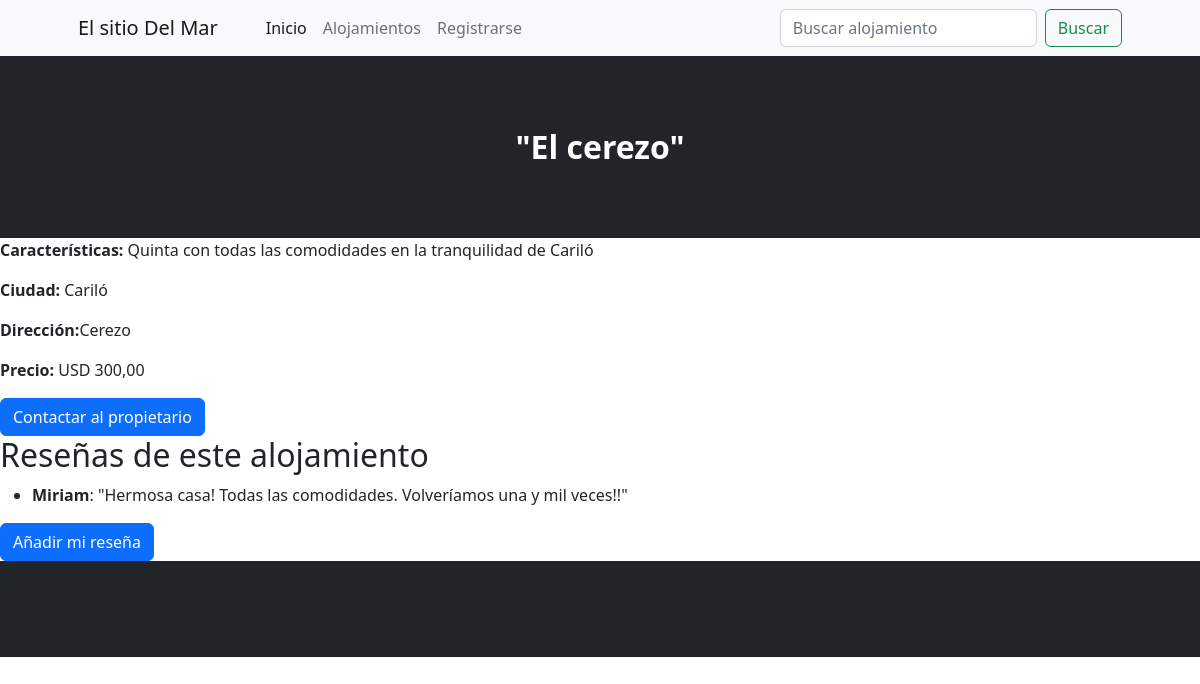
Screenshot of /alojamiento/5/ with the database file from the repository.
### aplicacion/models.py (models this page shows, shortened)
class Alojamiento(models.Model):
    titulo = models.CharField(max_length=200)
    descripcion = models.TextField()
    ciudad = models.CharField(max_length=200, default="No determinado")
    direccion = models.CharField(max_length=200, default="No determinado")
    email = models.EmailField(default="example@example.com")
    precio = models.DecimalField(max_digits=10, decimal_places=2, default=0.00)
    imagen = models.ImageField(upload_to='alojamiento/', null=True, blank=True)

class Review(models.Model):
    alojamiento = models.ForeignKey(Alojamiento, on_delete=models.CASCADE)
    texto = models.TextField()
    calificacion = models.IntegerField()
    usuario = models.ForeignKey(Usuario, on_delete=models.CASCADE)

class Usuario(models.Model):
    nombre = models.CharField(max_length=100)
    email = models.EmailField(unique=True)

### aplicacion/views.py (the view)
# urls.py: path('alojamiento/<int:alojamiento_id>/', detalle_alojamiento, name='detalle_alojamiento'),
def detalle_alojamiento(request, alojamiento_id):
    alojamiento = get_object_or_404(Alojamiento, id=alojamiento_id)
    return render(request, 'aplicacion/detalle_alojamiento.html', {'alojamiento': alojamiento})

### aplicacion/templates/aplicacion/detalle_alojamiento.html (shortened to what this page needs)
{% extends 'aplicacion/index.html' %}
{% block header %}
<header class="bg-dark py-5">
    <div class="container px-3 px-lg-4 my-4">
        <div class="text-center text-white">
            <h2 class="display-7 fw-bolder">"{{ alojamiento.titulo }}"</h2>
        </div>
    </div>
</header>
{% endblock header %}
{% block contenido %}
<!DOCTYPE html>
<html lang="en">
<head>
</head>
<body>
    <p><strong>Características:</strong> {{ alojamiento.descripcion }}</p>
    <p><strong>Ciudad:</strong> {{ alojamiento.ciudad }}</p>
    <p><strong>Dirección:</strong>{{ alojamiento.direccion }}</p>
    <p><strong>Precio:</strong> USD {{ alojamiento.precio }}</p>
    {% if alojamiento.email %}
    <a href="mailto:{{ alojamiento.email }}" class="btn btn-primary">Contactar al propietario</a>
    {% else %}
    <p>El propietario de este alojamiento no ha proporcionado un correo electrónico.</p>
    {% endif %}
    <h2>Reseñas de este alojamiento</h2>
    {% if alojamiento.review_set.all %}
    <ul>
        {% for r in alojamiento.review_set.all %}
        <li> <strong>{{ r.usuario.nombre }}</strong>: "{{ r.texto }}"</li>
        {% endfor %}
    </ul>
    {% else %}
    <p>Aún no hay reseñas para este alojamiento.</p>
    {% endif %}
    <a href="{% url 'nuevo_review'%}" class="btn btn-primary">Añadir mi reseña</a>
</body>
</html>
{% endblock contenido %}

### rows the page displays
Alojamiento: titulo "El cerezo", descripcion "Quinta con todas las comodidades en la tranquilidad de Cariló", ciudad "Cariló", direccion "Cerezo", precio "300,00"
Review: usuario.nombre "Miriam", texto "Hermosa casa! Todas las comodidades. Volveríamos una y mil veces!!"
